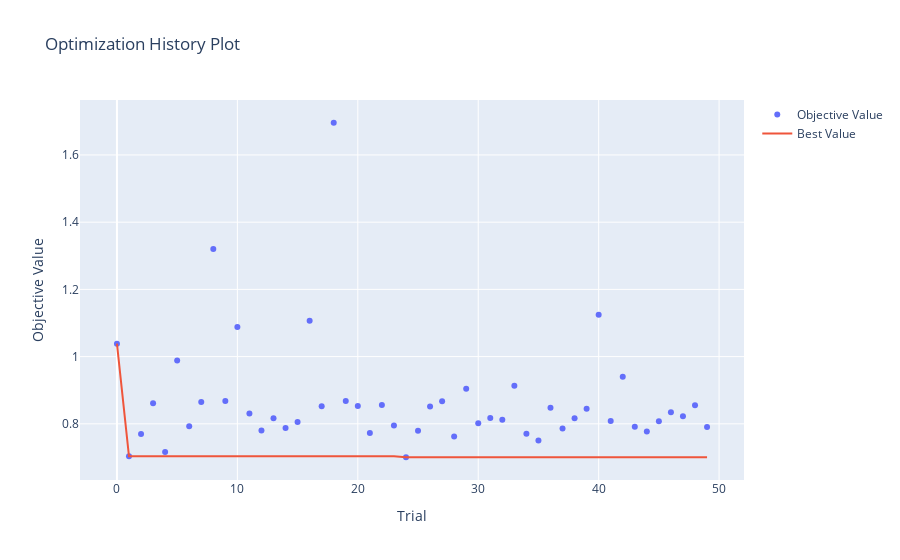

Notebook code for this chart:
### Markdown cell above
Agora, iremos aplicar o `optuna` nos dados *diretos* citados anteriormente, para verificar a eficácia das features selecionadas.

Vale ressaltar que, pelo grande número de colunas novas adicionadas para fração molar, é mais fácil definir as *features* pelo que não queremos, do que pelo que queremos. Portanto, utilizaremos a função `drop` para retirar as colunas que não queremos.

### Code cell
def objective_teste2(trial):
    """
    Função objetivo para otimização de hiperparâmetros do RandomForestRegressor.

    Args:
        trial: Objeto Trial do Optuna para gerenciar os hiperparâmetros.

    Returns:
        float: Erro quadrático médio (MSE) nos dados de teste.
    """
    #Como utilizaremos muitas colunas de elementos, é melhor trabalhar excluindo as colunas irrelevantes de nossa feature.
    excluded_columns = [
        "band_gap", "material_id", "elements", "composition", "bandstructure",
        "fractions", "symmetry", "is_gap_direct", "ordering", 
        "types_of_magnetic_species"
    ]
    X = df.drop(columns=excluded_columns)
    y = df["band_gap"]

    X_train, X_test, y_train, y_test = train_test_split(X, y, test_size=0.3)

    model = RandomForestRegressor(
        n_estimators=trial.suggest_int("n_estimators", 2, 20),
        max_depth=trial.suggest_int("max_depth", 2, 20),
    )

    model.fit(X_train, y_train)

    y_pred = model.predict(X_test)

    mse = mean_squared_error(y_test, y_pred)

    return mse

study = optuna.create_study(direction="minimize")

study.optimize(objective_teste2, n_trials=50, show_progress_bar=True, )

print(f'Os melhores parâmetros encontrados foram: {study.best_params}')
print(f'O melhor valor encontrado de RMSE foi: {study.best_value}')
print(f'O melhor trial foi: {study.best_trial}')

optuna.visualization.plot_optimization_history(study)

### Figure 1 — Plotly figure (JSON) as saved in the notebook; plotly's stock layout.template omitted (floating-point values rounded to 4 significant figures)
{"data": [{"mode": "markers", "name": "Objective Value", "type": "scatter", "x": [0, 1, 2, 3, 4, 5, 6, 7, 8, 9, 10, 11, 12, 13, 14, 15, 16, 17, 18, 19, 20, 21, 22, 23, 24, 25, 26, 27, 28, 29, 30, 31, 32, 33, 34, 35, 36, 37, 38, 39, 40, 41, 42, 43, 44, 45, 46, 47, 48, 49], "y": [1.039, 0.7034, 0.7698, 0.8614, 0.7164, 0.9883, 0.7932, 0.8649, 1.32, 0.8676, 1.088, 0.8304, 0.7803, 0.8162, 0.7877, 0.8052, 1.107, 0.8526, 1.696, 0.8677, 0.8534, 0.7726, 0.8564, 0.7954, 0.7006, 0.7791, 0.8516, 0.8672, 0.7626, 0.9042, 0.8019, 0.8177, 0.8125, 0.9136, 0.7705, 0.7503, 0.8477, 0.786, 0.8167, 0.8446, 1.125, 0.8081, 0.9404, 0.7912, 0.7774, 0.8079, 0.8343, 0.8229, 0.855, 0.7907]}, {"mode": "lines", "name": "Best Value", "type": "scatter", "x": [0, 1, 2, 3, 4, 5, 6, 7, 8, 9, 10, 11, 12, 13, 14, 15, 16, 17, 18, 19, 20, 21, 22, 23, 24, 25, 26, 27, 28, 29, 30, 31, 32, 33, 34, 35, 36, 37, 38, 39, 40, 41, 42, 43, 44, 45, 46, 47, 48, 49], "y": [1.039, 0.7034, 0.7034, 0.7034, 0.7034, 0.7034, 0.7034, 0.7034, 0.7034, 0.7034, 0.7034, 0.7034, 0.7034, 0.7034, 0.7034, 0.7034, 0.7034, 0.7034, 0.7034, 0.7034, 0.7034, 0.7034, 0.7034, 0.7034, 0.7006, 0.7006, 0.7006, 0.7006, 0.7006, 0.7006, 0.7006, 0.7006, 0.7006, 0.7006, 0.7006, 0.7006, 0.7006, 0.7006, 0.7006, 0.7006, 0.7006, 0.7006, 0.7006, 0.7006, 0.7006, 0.7006, 0.7006, 0.7006, 0.7006, 0.7006]}, {"marker": {"color": "#cccccc"}, "mode": "markers", "name": "Infeasible Trial", "showlegend": false, "type": "scatter", "x": [], "y": []}], "layout": {"title": {"text": "Optimization History Plot"}, "xaxis": {"title": {"text": "Trial"}}, "yaxis": {"title": {"text": "Objective Value"}}}}
